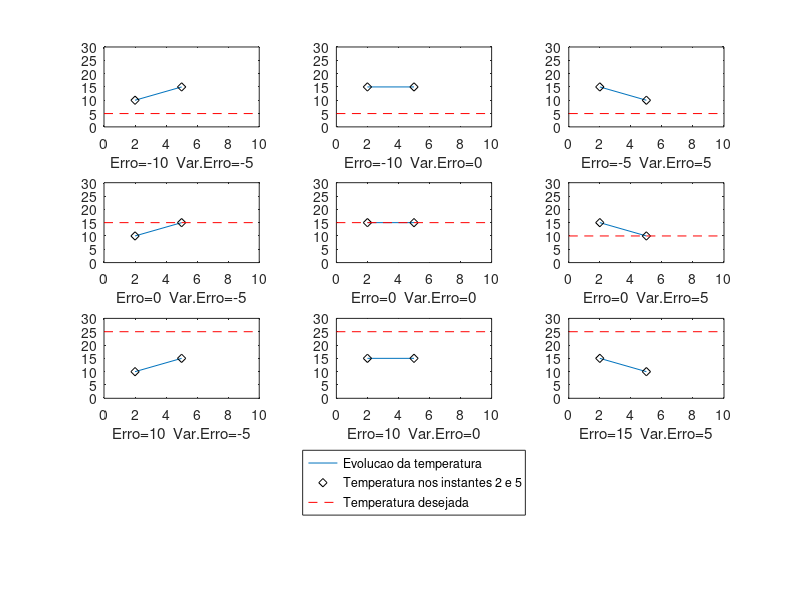

Here is the MATLAB script that generated this plot:
number_of_graphs = 9;

desired_temperature_25 = 25*ones(1,11);
desired_temperature_15 = 15*ones(1,11);
desired_temperature_5 = 5*ones(1,11);

increasing_temperature = [10 15];
same_temperature = [15 15];
decreasing_temperature = [15 10];

for i=1:number_of_graphs
    subplot(4,3,i);
    
    if mod(i,3)==1
        evolution_temperature = increasing_temperature;
    elseif mod(i,3)==2
        evolution_temperature = same_temperature;
    elseif mod(i,3)==0
        evolution_temperature = decreasing_temperature;
    end
    
    if i<=3
        desired_temperature = desired_temperature_5;
    elseif i<6
        desired_temperature = desired_temperature_15;
    elseif i==6
        desired_temperature = desired_temperature-5;
    elseif i<=9
        desired_temperature = desired_temperature_25;
    end
    
    error = desired_temperature(5)-evolution_temperature(2);
    error_1 = desired_temperature(2)-evolution_temperature(1);
    error_var = error - error_1;
    
    plot([2 5],evolution_temperature,[2 5],evolution_temperature,'kd',0:10,desired_temperature,'r--');    
    xlabel(sprintf('Erro=%d  Var.Erro=%d',error,error_var));
    axis([0 10 0 30]);
    if i==8
        legend('Evolucao da temperatura','Temperatura nos instantes 2 e 5','Temperatura desejada','Location','SouthOutside');
    end
end
